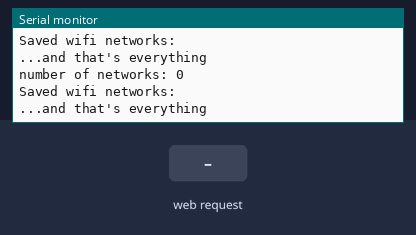
Recording of a program running on a simulated ESP8266 (NodeMCU). On the bench: the last lines printed to the serial monitor. The inputs (shaded band) are chosen by the test bench. WiFi joins after 1.5 s; servers stay silent unless stated; storage starts empty.

Above: at 1.2 s.
1.3 s: HTTP request GET /wifisave received
At 2.5 s:
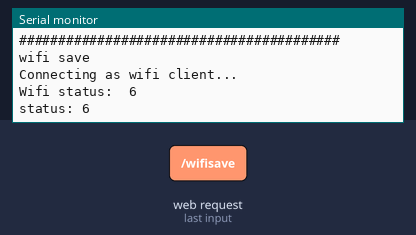
2.8 s: HTTP request GET /wififorget received
At 3.4 s:
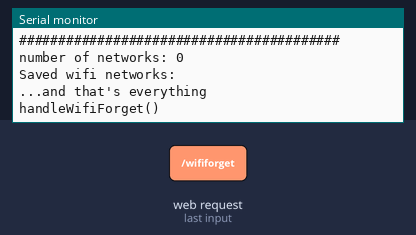
4.3 s: HTTP request GET /server_info received
At 4.9 s:
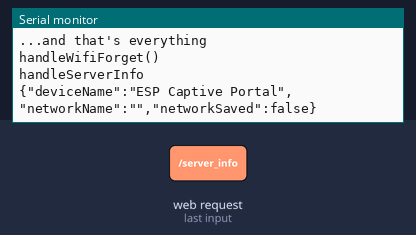
5.8 s: HTTP request GET /wififorget?ssid=1&pwd=1&forget=1 received
At 6.2 s:
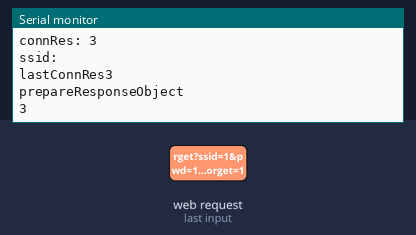
7.3 s: HTTP request GET /wifisave received
At 8.1 s:
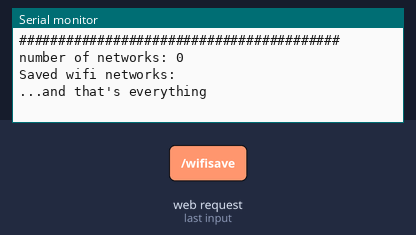

The program:

main.cpp
```cpp
#include <ESP8266WiFi.h>
#include <DNSServer.h>
#include <ESP8266WebServer.h>
#include "webserver.h"
#include "wifiHelpers.h"

const byte DNS_PORT = 53;
IPAddress apIP(172, 217, 28, 1);
DNSServer dnsServer;

#include <LittleFS.h>

void listDir(const char * dirname) {
  Serial.printf("Listing directory: %s\n", dirname);

  Dir root = LittleFS.openDir(dirname);

  while (root.next()) {
    File file = root.openFile("r");
    Serial.print("  FILE: ");
    Serial.print(root.fileName());
    Serial.print("  SIZE: ");
    Serial.print(file.size());
    file.close();
  }
}

void setup() {
  Serial.begin(115200);
  Serial.println("sketch started");
  WiFi.mode(WIFI_AP);
  Serial.println("WIFI started");
  WiFi.softAPConfig(apIP, apIP, IPAddress(255, 255, 255, 0));
  WiFi.softAP("CaptivePortal");

  // if DNSServer is started with "*" for domain name, it will reply with
  // provided IP to all DNS request
  dnsServer.start(DNS_PORT, "*", apIP);

  Serial.println("Mount LittleFS");
  if (!LittleFS.begin()) {
    Serial.println("LittleFS mount failed");
    return;
  }

  listDir("/");

  setupWebServer();
}

void loop() {
  dnsServer.processNextRequest();
  handlePortalClient();
}
```

webserver.h
```cpp
#ifndef CONFIGPORTALWEBSERVER_H
  #include <ESP8266WebServer.h>
  #define CONFIGPORTALWEBSERVER_H
  #include <LittleFS.h>

  void setupWebServer();

  void handlePortalClient();

  bool handleCaptivePortal();
#endif
```

webserverInfo.h
```cpp
#ifndef WEBSERVERINFO_H
#define WEBSERVERINFO_H
#include <WString.h>
#include <map>
#include <ArduinoJson.h>

#define NETWORK_STORAGE_FULL 100

/* Stores and processes the CaptivePortal state variables, including handling the config.
 * Please don't declare a new one of these, but you can use WebServerData, I made it especially for you
 */
class WebServerInfoClass
{
  private:
    //variables
    String deviceName_;
    static const char *configFileName_;

    // functions
    int saveNetwork(String ssid, String pwd);
    bool saveServerInfo();

    // storedNetworks variables
    std::map<String, String> storedNetworks;
    int8_t N_networks = 0;
    bool networkSaved = false;


    // storedNetworks functions
    void allStoredNetworks(void (*callback)(String, String));
    void addToStoredNetworks(String ssid, String pwd);
    void removeFromStoredNetworks(String ssid);
    void listStoredNetworks(const JsonArray& storedNetworksList);

  public:
    WebServerInfoClass();

    // variables
    static const size_t JsonResponseSize_ = 512; // TODO: calculate actual value instead of just guessing
    String currentNetwork;

    // attribute readers
    String deviceName();
    int infoResponseSize();
    bool isNetworkSaved();

    //functions
    bool loadServerInfo();
    String getServerInfo();

    bool updateNetwork(String ssid, String pwd);
    void removeNetworks(String ssid);

    // storedNetworks variables
    static const int8_t MaxStoredNetworks_ = 1;
    String configFileName(){ return String(configFileName_);};
    // storedNetworks functions
    int NStoredNetworks(){ return N_networks; }
    void allStoredNetworkSSIDS(void (*callback)(String));
    void printStoredNetworks();
    String storageFullResponseObj(String connectedNetwork);
};
  /* the only instance of WebServerInfoClass that should be allowed to exist */
  extern WebServerInfoClass WebServerData;

#endif
```

wifiHelpers.h
```cpp
#ifndef WIFIHELPERS_H
  #define WIFIHELPERS_H
  String forgetWifi(String&);
  String connectWifi(String&, String&);
#endif
```

webserver.cpp
```cpp
#include <ESP8266WebServer.h>
#include <LittleFS.h>
#include "wifiHelpers.h"
#include "webserverInfo.h"

ESP8266WebServer server(80);

void handlePortalClient(){
  server.handleClient();
}

bool handleCaptivePortal() { // send the right file to the client (if it exists)
  const char* path = "/config.html";
  String contentType = "text/html";            // Get the MIME type
  if (LittleFS.exists(path)) {                            // If the file exists
    File file = LittleFS.open(path, "r");                 // Open it
    server.streamFile(file, contentType); // And send it to the client
    // Serial.println("file sent to client");
    file.close();                                       // Then close the file again
    return true;
  }
  // Serial.println("\tFile Not Found");
  return false;                                         // If the file doesn't exist, return false
}

void sendScanNetworks() {
  int numOfNetworks = WiFi.scanNetworks();
  String ssidList = "{\"network_list\":[";
  for(int i = 0; i < numOfNetworks; i++) {
    ssidList += "\"" + WiFi.SSID(i) + "\"";
    if(numOfNetworks - i != 1) { ssidList += ",";}
  }
  ssidList += "],\"attempted_network\":\"\"}";
  server.send(200, "application/json", ssidList);
}

void handleWifiSave(){
  Serial.println("#########################################");
  Serial.println("wifi save");
  String ssid = server.arg("ssid");
  String password = server.arg("pwd");
  // there should be a check for if a password for the ssid is already stored
  // bool connRes = connectWifi(ssid, password) == 3 ? true : false;
  String responseObj = connectWifi(ssid, password);
  Serial.print("sending response: "); Serial.println(responseObj);
  server.send(200, "application/json", responseObj);
  server.client().stop(); // Stop is needed because we sent no content length
  Serial.println("#########################################");
  WebServerData.printStoredNetworks();
}

void handleWifiForget(){
  Serial.println("handleWifiForget()");
  String forgetList = server.arg("forget"); // comma-seperated string
  if (forgetList.length() > 0){
    String responseObj = forgetWifi(forgetList);
    server.send(200, "application/json", responseObj);
  }
  else{
    server.send(400);
  }
  server.client().stop();
}

void handleServerInfo() {
  WebServerData.deviceName();
  Serial.println("handleServerInfo");
  String responseObj = WebServerData.getServerInfo();
  Serial.print(responseObj);
  server.send(200, "application/json", responseObj);
}


/* Returns the contents of config.json.
 * For development use only.
 */
void handleConfigJson() {
  // server.send(200, "text/json");
  String path = WebServerData.configFileName();
  if (LittleFS.exists(path)) {
    // If the file exists
    File file = LittleFS.open(path, "r");                 // Open it
    server.streamFile(file, "text/json"); // And send it to the client
    // Serial.println("file sent to client");
    file.close();                                       // Then close the file again
  }
  else {
    server.send(404, "text/html", "config file not found");
  }
}

void setupWebServer () {
  WebServerData.loadServerInfo();
  WebServerData.printStoredNetworks();

  server.on("/captive_portal", handleCaptivePortal);
  server.on("/scan_networks", sendScanNetworks);
  server.on("/wifisave", handleWifiSave);
  server.on("/wififorget", handleWifiForget);
  server.on("/server_info", handleServerInfo);
  server.on("/favicon.ico", [](){ server.send(404);});

  server.on("/config.json", handleConfigJson); // this is for development use only
  // reply to all requests with same HTML
  server.onNotFound([]() {
    // Serial.print("Handling not found:");
    // Serial.println(server.uri());
    handleCaptivePortal();
  });
  server.begin();
}
```

webserverInfo.cpp
```cpp
/*
variables:
serverInfo (JSON) =
  {
    "currentNetwork": null,
    "savedNetwork" :
      {
        "ssid": "pwd",
      },
    "deviceName": "CaptivePortal",
  }

bool rebootRequired = false; // this should idealy be clossed for modification

methods:

loadServerInfo() - loads serverInfo JSON from storage.
createServerInfo() - creates empty serverInfo json and stores it
saveServerInfo() - saves the serverInfo object to storage

saveNetwork(ssid, pwd) - adds ssid and pwd to storedNetworks, saves to local storage

changeDeviceName(String newName) - changes the name of the device in serverInfo, saves the name, and calls rebootRequired()

requireReboot() - sets rebootRequired to true
bool isRebootRequired() - returns value of rebootRequired

getStoredNetworks() - returns the list of saved ssids as an array (or iterator?)
getPassword(ssid) - returns the password of the ssid
getDeviceName() - returns the device name
*/

#include "webserverInfo.h"
#include <LittleFS.h>
#include <ArduinoJson.h>
#include <map>

const char *WebServerInfoClass::configFileName_ = "config.json";

// constructor
WebServerInfoClass::WebServerInfoClass(){
  currentNetwork = "";
  loadServerInfo();
}

// attribute readers
int WebServerInfoClass::infoResponseSize() { return JsonResponseSize_; }
String WebServerInfoClass::deviceName() { return deviceName_; }

//public functions
/*
 * Compiles and returns the serverInfo json object, containing
 * deviceName, networkName, networkSaved, and, if connected but
 * network not saved, the list of stored networks.
 */
String WebServerInfoClass::getServerInfo(){
  StaticJsonDocument<JsonResponseSize_> info;
  info["deviceName"] = deviceName_;
  info["networkName"] = currentNetwork;
  info["networkSaved"] = networkSaved;
  if(!networkSaved & (currentNetwork.length() > 0)){
    JsonArray storedNetworksJSON = info.createNestedArray("storedNetworks");
    listStoredNetworks(storedNetworksJSON);
  }
  String responseObj;
  serializeJson(info, responseObj);
  return responseObj;
}

/*
 * Saves server info to local storage.
 * @return success
 */
bool WebServerInfoClass::saveServerInfo(){
  Serial.println("Saving Server Info");
  StaticJsonDocument<JsonResponseSize_> info;
  info["deviceName"] = deviceName_;
  JsonObject storedNetworksJSON = info.createNestedObject("storedNetworks");
  if (storedNetworksJSON.isNull()){return false;}
  Serial.print("number of networks:\t"); Serial.println(N_networks);
  if(N_networks > MaxStoredNetworks_){ Serial.println("max stored networks reached"); return 0; }

  // I did try to keep this DRY, but couldn't manage it
  std::map<String, String>::iterator itr;
  for (itr = storedNetworks.begin(); itr != storedNetworks.end(); ++itr){
    storedNetworksJSON[itr->first] = itr->second;
  }
  // allStoredNetworks([storedNetworksJSON](String ssid, String pwd){storedNetworksJSON[ssid] = pwd;}); // capturing lambdas can't be used as function pointers. There are workarounds, but I don't understand them

  File configFile = LittleFS.open(configFileName_, "w");
  if (!configFile){ return false; }
  // configFile.write();
  serializeJson(info, configFile);
  return true;
}

/*
 * Loads the server info from the local storage. If none exists, it creates one.
 * @returns true if no errors were encountered
 */
bool WebServerInfoClass::loadServerInfo(){
  Serial.println("loadServerInfo");
  if(LittleFS.exists(configFileName_)){
    // actually load the server info
    StaticJsonDocument<JsonResponseSize_> info;
    File configFile = LittleFS.open(configFileName_, "r");
    DeserializationError error = deserializeJson(info, configFile);
    if(error){ return false; }

    deviceName_ = info["deviceName"] | "ESP Captive Portal";  // load the deviceName

    // load the saved networks
    JsonObject storedNetworksJSON = info["storedNetworks"];
    for (JsonPair network : storedNetworksJSON ) {
      addToStoredNetworks(network.key().c_str(), network.value());
    }
    printStoredNetworks();
    return true;
  }
  else{
    // create a new server info and put it in storage
    deviceName_ = "ESP Captive Portal";
    return saveServerInfo();
  }
}

// -----------------------------------------------------------------------------------------------------
// -----------------------------------Update and Save the network---------------------------------------
// -----------------------------------------------------------------------------------------------------


/*
 * If ssid has a length, currentNetwork is updated and the new network is saved to local storage.
 * @return 1 if network is saved, 0 if storedNetworks is full, -1 if no SSID was given
 */
bool WebServerInfoClass::updateNetwork(String ssid, String pwd){
  currentNetwork = ssid;
  if(ssid.length() == 0) { return -1;}
  return saveNetwork(ssid, pwd);
}

/*
 * private function to save the networks to local storage
 * @return 1 if network is saved, 0 if storedNetworks is full, -1 if not saved
 */
int WebServerInfoClass::saveNetwork(String ssid, String pwd){
  // saves a new network
  addToStoredNetworks(ssid, pwd);
  networkSaved = saveServerInfo();
  return networkSaved;
}

void WebServerInfoClass::removeNetworks(String ssidList){
  Serial.println("removeNetworks()");
  unsigned int lastBreak = 0;
  for (unsigned int i = 0; i < ssidList.length(); i++){
    if(ssidList[i] == ","[0]){
      removeFromStoredNetworks(ssidList.substring(lastBreak, i));
      lastBreak = i + 1;
    }
  }
  removeFromStoredNetworks(ssidList.substring(lastBreak));
}

bool WebServerInfoClass::isNetworkSaved(){
  return networkSaved;
}
WebServerInfoClass WebServerData;

// -----------------------------------------------------------------------------------------------------
// -------------------------------storedNetworks quasi-dictionary functions------------------------------
// -----------------------------------------------------------------------------------------------------

/* Add to the list of networks, and increment N_networks if ssid is new */
void WebServerInfoClass::addToStoredNetworks(String ssid, String pwd){
  if( storedNetworks.count(ssid) == 0){ ++N_networks; }
  storedNetworks[ssid] = pwd;
}

/* Remove from the list of networks, and decrement N_networks if ssid existed */
void WebServerInfoClass::removeFromStoredNetworks(String ssid){
  if( storedNetworks.count(ssid) > 0){
    --N_networks;
    storedNetworks.erase(ssid);
  }
}

/*
 * Iterates over every network name in savedNetwork
 * @param callback lambda function or function pointer that takes String as a parameter
 */
void WebServerInfoClass::allStoredNetworkSSIDS(void (*callback)(String)){
  std::map<String, String>::iterator itr;
  for (itr = storedNetworks.begin(); itr != storedNetworks.end(); ++itr){
    callback(itr->first);
  }
  // allStoredNetworks([&, callback](String ssid, String pwd){callback(ssid);}); // would love to DRY this up, but it doesn't seem to like it
}

/*
 * Iterates over every network name and password in savedNetwork
 * @param callback lambda function or function pointer that takes two Strings as parameters
 */
void WebServerInfoClass::allStoredNetworks(void (*callback)(String ssid, String pwd)){
  std::map<String, String>::iterator itr;
  for (itr = storedNetworks.begin(); itr != storedNetworks.end(); ++itr){
    callback(itr->first, itr->second);
  }
}

/*
 * Prints the name of every network stored in storedNetworks
 */
void WebServerInfoClass::printStoredNetworks(){
  Serial.print("number of networks: "); Serial.println(NStoredNetworks());
  Serial.println("Saved wifi networks:");
  allStoredNetworkSSIDS([](String ssid){Serial.println(ssid);});
  Serial.println("...and that's everything");
}

/* Prepares a response object containing a list of stored networks
 * todo: refactor this whole process to pass a reference to the server
 * @returns the storage ojbect in full as a string.
 */
String WebServerInfoClass::storageFullResponseObj(String connectedNetwork){
  StaticJsonDocument<JsonResponseSize_> responseInfo;
  responseInfo["error"] = "storageFull";
  responseInfo["connectedNetwork"] = connectedNetwork;
  JsonArray storedNetworksJSON = responseInfo.createNestedArray("storedNetworks");
  listStoredNetworks(storedNetworksJSON);
  String responseObj;
  serializeJson(responseInfo, responseObj);
  return responseObj;
}

/*
 * Adds the stored networks to a JsonArray pointer. Array must be created
 * before calling the function.
 * eg:  JsonArray array = jsonObject.createNestedArray("storedNetworks");
 *      listStoredNetworks(array);
 */
void WebServerInfoClass::listStoredNetworks(const JsonArray& storedNetworksList){
  // I did try to keep this loop DRY, but unfortunately it remains sopping wet.
  // TODO convert this quasi-dictionary into its own class. lets autoclave this bitch.
  std::map<String, String>::iterator itr;
  for (itr = storedNetworks.begin(); itr != storedNetworks.end(); ++itr){
    storedNetworksList.add(itr->first);
  }
}
```

Source omitted: wifiHelpers.cpp (4302 bytes)

Measured:
- after the input at 1.3 s, the serial monitor: prints a new line at once (image 1)
- after the input at 2.8 s, the serial monitor: prints a new line at once (image 2)
- after the input at 4.3 s, the serial monitor: prints a new line at once (image 3)
- after the input at 5.8 s, the serial monitor: prints a new line at once (image 4)
- after the input at 7.3 s, the serial monitor: prints a new line at once (image 5)
